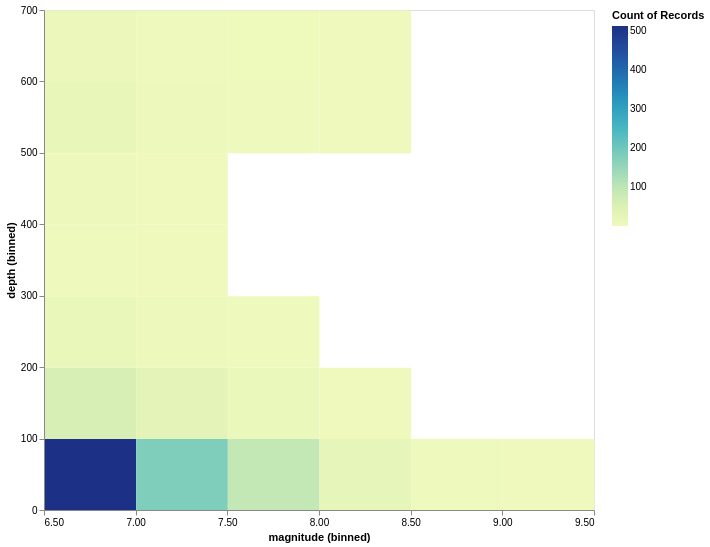

The notebook cell this image was saved under:
### Markdown cell above
## Ejercicio 3

### Code cell
grafico3 = (alt.Chart(df)
            .mark_rect()
            .encode(
                alt.X('magnitude:Q' , bin=alt.BinParams()),
                alt.Y('depth:Q' , bin=alt.BinParams()),
                alt.Color('count()')                
            ).properties(width=550, height=500)
            .transform_filter(
                  'datum.sig > 500'
            )
)

grafico3

### Figure 1 — Vega-Lite specification as saved in the notebook (floating-point values rounded to 4 significant figures; data arrays with more than 128 entries replaced by an {"elided": "..."} marker saying what was removed)
{"config": {"view": {"continuousWidth": 300, "continuousHeight": 300}}, "data": {"name": "data-2451fc0f1b2f7bd699936750164dcbbc"}, "mark": {"type": "rect"}, "encoding": {"color": {"aggregate": "count", "type": "quantitative"}, "x": {"bin": {}, "field": "magnitude", "type": "quantitative"}, "y": {"bin": {}, "field": "depth", "type": "quantitative"}}, "height": 500, "transform": [{"filter": "datum.sig > 500"}], "width": 550, "$schema": "https://vega.github.io/schema/vega-lite/v5.15.1.json", "datasets": {"data-2451fc0f1b2f7bd699936750164dcbbc": {"elided": "1000 records"}}}
